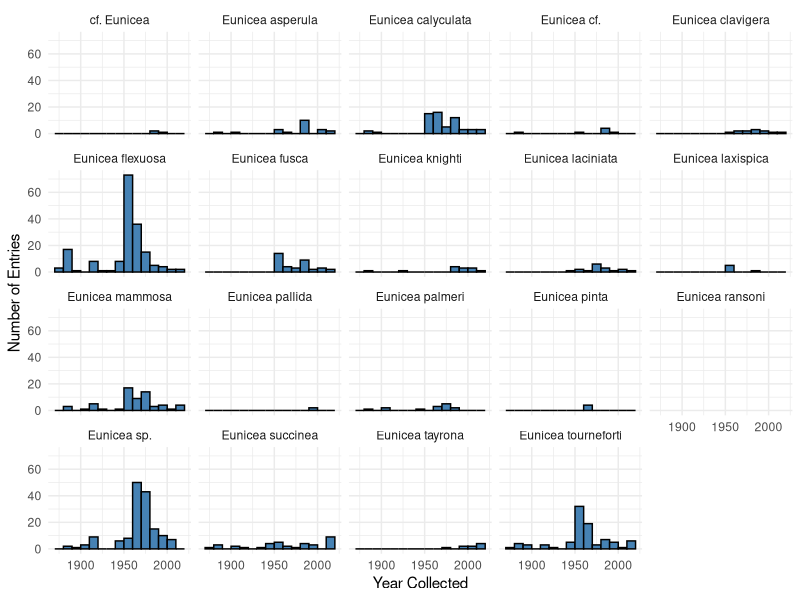
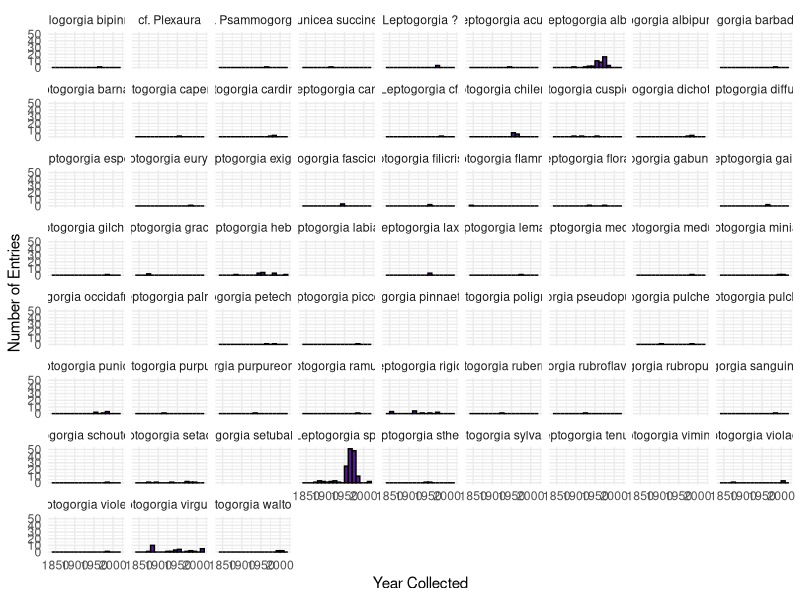
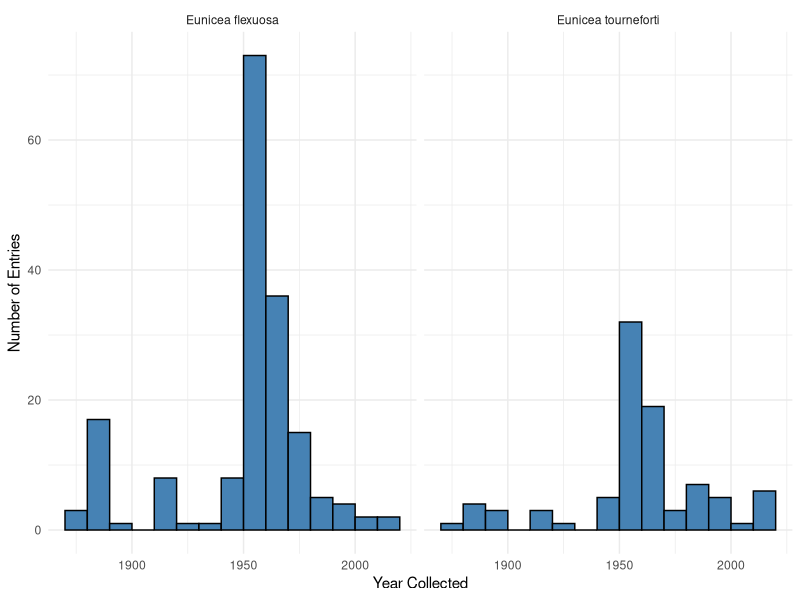
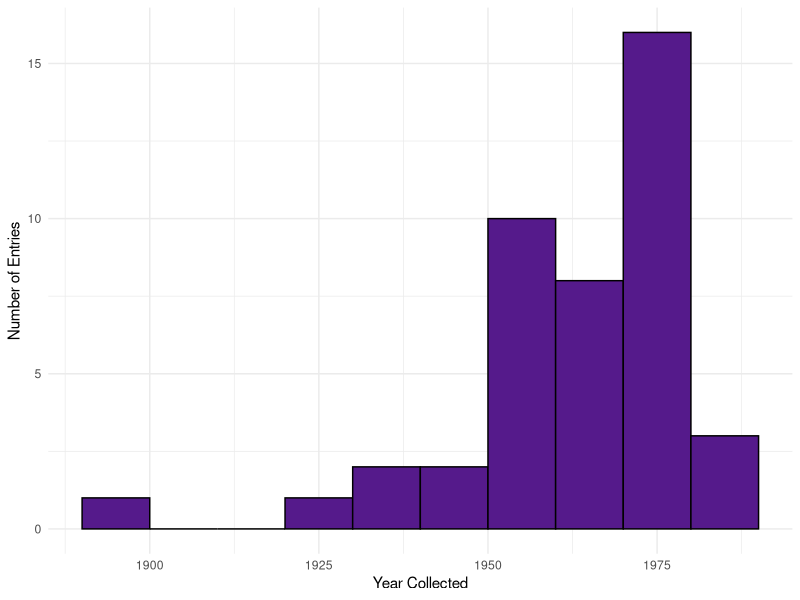
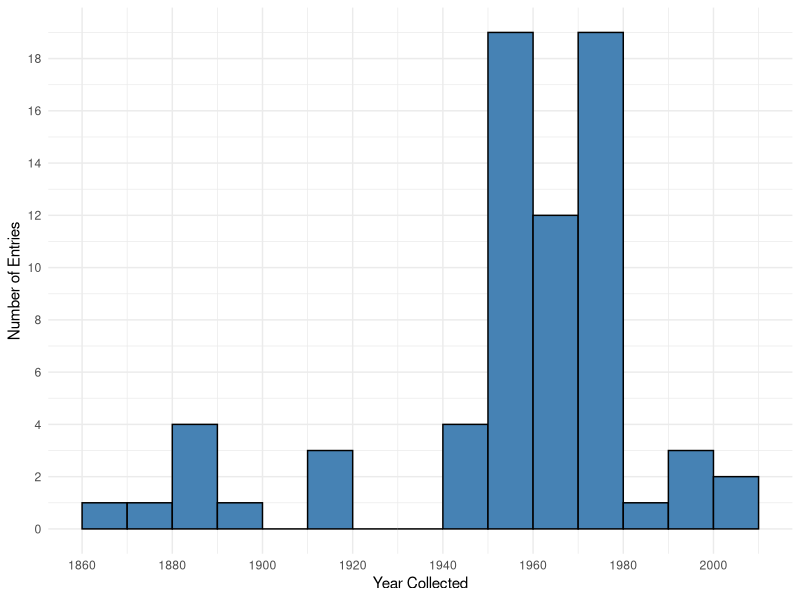

The R script that drew these images, in order:
## ---- chunk 1
# Load
library(dplyr)
library(ggplot2)
G_ventalina <- read.csv("./data/G_ventalina_nmnhsearch-20250707155748.csv")
Eunicea <- read.csv("./data/Eunicea_nmnhsearch-20250707190456.csv")
Leptogorgia <- read.csv("./data/Leptogorgia_nmnhsearch-20250707205311.csv")

# format data

# Extract year from the inconsistently formatted "Date.Collected" column
# This command should just extract the first 4-digit number in each entry
G_ventalina$Year.Collected <- as.numeric(sub(".*(\\d{4}).*", "\\1", G_ventalina$Date.Collected))
Eunicea$Year.Collected <- as.numeric(sub(".*(\\d{4}).*", "\\1", Eunicea$Date.Collected))
Leptogorgia$Year.Collected <- as.numeric(sub(".*(\\d{4}).*", "\\1", Leptogorgia$Date.Collected))

# Reduce scientifc names to just species names
cleaned_Eunicea <- gsub("\\s*\\([^\\)]+\\)", "", Eunicea$Scientific.Name)
Eunicea$Species.Clean <- sub("^((\\S+)\\s+(\\S+)).*$", "\\1", cleaned_Eunicea)

cleaned_Leptogorgia <- gsub("\\s*\\([^\\)]+\\)", "", Leptogorgia$Scientific.Name)
Leptogorgia$Species.Clean <- sub("^((\\S+)\\s+(\\S+)).*$", "\\1", cleaned_Leptogorgia)


# Check one of the year columns
#head(G_ventalina %>% select(Date.Collected, Year.Collected))
## ---- chunk 2
ggplot(Eunicea, aes(x = Year.Collected)) +
  geom_histogram(binwidth = 10, boundary = 1850, fill = "steelblue", color = "black") +
  xlab("Year Collected") +
  ylab("Number of Entries") +
  theme_minimal() +
  facet_wrap(~Species.Clean)

ggplot(Leptogorgia, aes(x = Year.Collected)) +
  geom_histogram(binwidth = 10, boundary = 1850, fill = "purple4", color = "black") +
  xlab("Year Collected") +
  ylab("Number of Entries") +
  theme_minimal() +
  facet_wrap(~Species.Clean)
## ---- chunk 3
ggplot(Eunicea[Eunicea$Species.Clean %in% c("Eunicea flexuosa","Eunicea tourneforti"),], aes(x = Year.Collected)) +
  geom_histogram(binwidth = 10, boundary = 1850, fill = "steelblue", color = "black") +
  xlab("Year Collected") +
  ylab("Number of Entries") +
  theme_minimal() +
  facet_wrap(~Species.Clean)

ggplot(Leptogorgia[Leptogorgia$Species.Clean == "Leptogorgia alba",], aes(x = Year.Collected)) +
  geom_histogram(binwidth = 10, boundary = 1850, fill = "purple4", color = "black") +
  xlab("Year Collected") +
  ylab("Number of Entries") +
  theme_minimal()
## ---- chunk 4
ggplot(G_ventalina, aes(x = Year.Collected)) +
  geom_histogram(binwidth = 10, boundary = 1880, fill = "steelblue", color = "black") +
  xlab("Year Collected") +
  ylab("Number of Entries") +
  scale_x_continuous(breaks = seq(1860, 2020, by = 20)) +
  scale_y_continuous(breaks = seq(0, 20, by = 2)) +
  theme_minimal()
